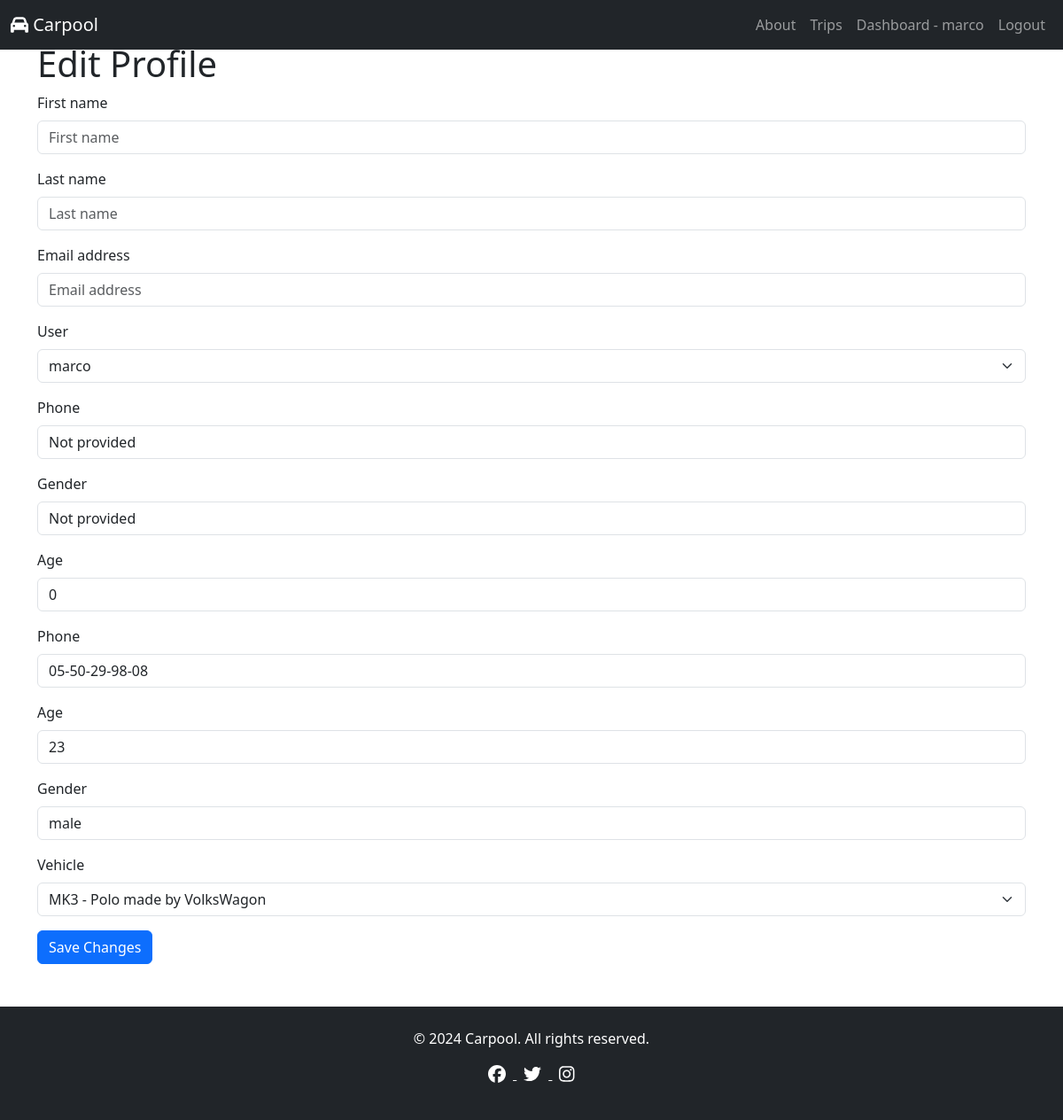
Screenshot of /edit_profile/ (signed in) with the database file from the repository.
### pages/models.py (models this page shows, shortened)
class Passenger(models.Model):
    user = models.OneToOneField(
        User, on_delete=models.CASCADE, related_name="passenger_profile"
    )
    name = models.CharField(max_length=100)
    phone = models.CharField(max_length=15)
    gender = models.CharField(max_length=10)
    age = models.IntegerField()
    trips_taken = models.IntegerField()

class Driver(models.Model):
    user = models.OneToOneField(
        User, on_delete=models.CASCADE, related_name="driver_profile"
    )
    name = models.CharField(max_length=100)
    phone = models.CharField(max_length=15)
    age = models.PositiveIntegerField()
    gender = models.CharField(max_length=10)
    joined_date = models.DateField(auto_now_add=True)
    trips_posted = models.PositiveIntegerField(default=0)
    vehicle = models.OneToOneField(Vehicle,null=True, on_delete=models.CASCADE)

### pages/views.py (the view, shortened to what this page needs)
# urls.py: path("edit_profile/", views.edit_profile, name="edit_profile"),
@login_required
def edit_profile(request):
    user = request.user
    passenger_form = PassengerForm(instance=user.passenger_profile)
    driver_form = DriverForm(instance=getattr(user, "driver_profile", None))
    user_form = UserEditForm(instance=user)
    context = {
        "user_form": user_form,
        "passenger_form": passenger_form,
        "driver_form": driver_form,
    }
    return render(request, "accounts/edit_profile.html", context)

### pages/forms.py
class UserEditForm(forms.ModelForm):
    class Meta:
        model = User
        fields = ["first_name", "last_name", "email"]

class PassengerForm(forms.ModelForm):
    class Meta:
        model = Passenger
        fields = ["user", "phone", "gender", "age"]

### pages/models.py (called while the page is built)
    def __str__(self) -> str:
        return f"{self.series} - {self.model} made by {self.maker}"

### pages/templates/accounts/edit_profile.html (shortened to what this page needs)
{% extends 'base.html' %}
{% load django_bootstrap5 %}
{% block content %}
<div class="container">
  <h1>Edit Profile</h1>
  <form method="post">
    <div class="mb-3">
      {% bootstrap_form user_form %}
    </div>
    <div class="mb-3">
      {% bootstrap_form passenger_form %}
    </div>
    {% if driver_form.instance.pk %}
    <div class="mb-3">
      {% bootstrap_form driver_form %}
    </div>
    {% endif %}
    <button type="submit" class="btn btn-primary">Save Changes</button>
  </form>
</div>
{% endblock %}

### pages/templates/partials/_header.html (shortened to what this page needs)
<nav class="navbar navbar-expand-lg navbar-dark bg-dark fixed-top">
  <div class="container-fluid">
    <a class="navbar-brand" href="{% url 'index' %}">
      <i class="fas fa-car"></i> Carpool
    </a>
    <div class="collapse navbar-collapse" id="navbarNav">
      <ul class="navbar-nav ms-auto">
        <li class="nav-item">
          <a class="nav-link" href="{% url 'about' %}">About</a>
        </li>
        {% if not user.is_authenticated %}
          <li class="nav-item">
            <a class="nav-link" href="{% url 'login' %}">Login</a>
          </li>
          <li class="nav-item">
            <a class="nav-link btn btn-primary text-white ms-2" href="{% url 'register' %}">Sign Up</a>
          </li>
        {% else %}
          <li class="nav-item">
            <a class="nav-link" href="{% url 'trip_list' %}">Trips</a>
          </li>
          <li class="nav-item">
            <a class="nav-link" href="{% url 'dashboard' %}">Dashboard - {{user.username}}</a>
          </li>
          <li class="nav-item">
            <a class="nav-link" href="javascript:document.getElementById('logout-form').submit()">Logout</a>
          </li>
        {% endif %}
      </ul>
    </div>
  </div>
</nav>

### rows the page displays
Passenger: user "marco", phone "Not provided", gender "Not provided", age "0"
Driver: phone "05-50-29-98-08", age "23", gender "male", vehicle "MK3 - Polo made by VolksWagon"

### other values shown
{{ user.username }} "marco"
